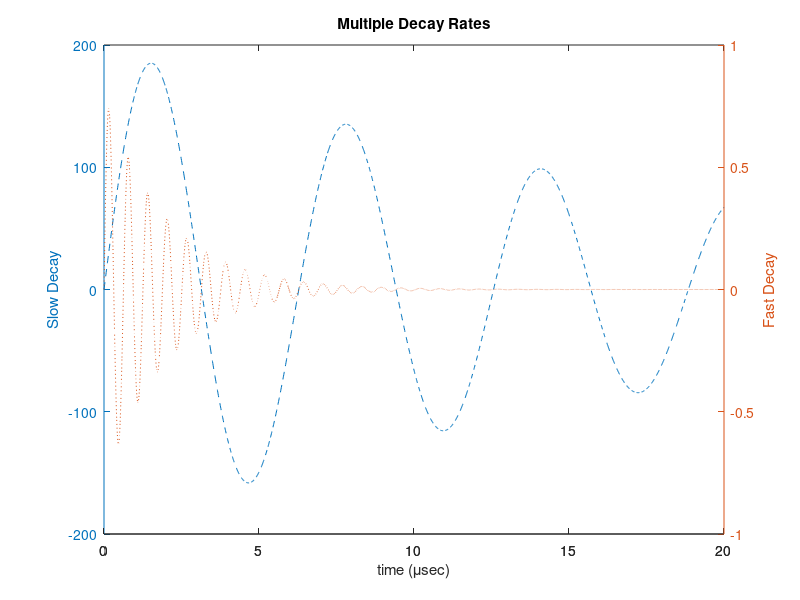

MATLAB code for this plot:
% 用matlab绘制同一坐标系下的两条曲线
x=0:0.01:20;
y1=200*exp(-0.05*x).*sin(x);
y2=0.8*exp(-0.5*x).*sin(10*x);
figure
[AX,H1,H2 ]=plotyy(x,y1,x,y2,'plot');
% { yyaxis left
% plot(x,y1)
% yyaxis right
% plot(x,y2) 
set(get(AX(1),'Ylabel'),'String','Slow Decay')
set(get(AX(2),'Ylabel'),'String','Fast Decay')
xlabel('time (\musec)')
title('Multiple Decay Rates')
set(H1,'LineStyle','--')
set(H2,'LineStyle',':')
